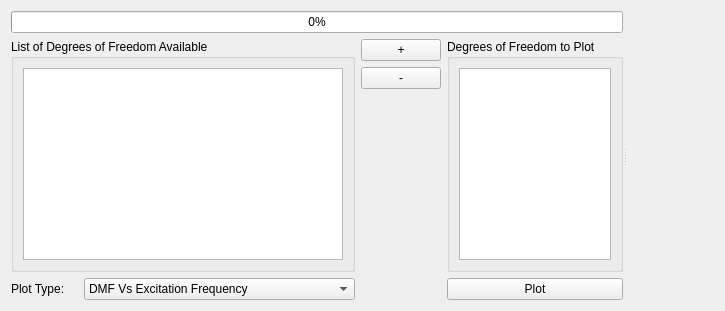
      <widget class="QWidget" name="tab_6">
       <attribute name="title">
        <string>Frequency Analysis</string>
       </attribute>
       <layout class="QGridLayout" name="gridLayout_18">
        <item row="0" column="0">
         <widget class="QSplitter" name="splitter_5">
          <property name="orientation">
           <enum>Qt::Horizontal</enum>
          </property>
          <widget class="QWidget" name="widget_5" native="true">
           <property name="sizePolicy">
            <sizepolicy hsizetype="Expanding" vsizetype="Preferred">
             <horstretch>1</horstretch>
             <verstretch>0</verstretch>
            </sizepolicy>
           </property>
           <layout class="QGridLayout" name="gridLayout_17">
            <item row="0" column="0" colspan="4">
             <widget class="QProgressBar" name="dmfProgressBar">
              <property name="value">
               <number>0</number>
              </property>
             </widget>
            </item>
            <item row="1" column="0" rowspan="3" colspan="2">
             <widget class="QGroupBox" name="groupBox_3">
              <property name="sizePolicy">
               <sizepolicy hsizetype="Preferred" vsizetype="Preferred">
                <horstretch>1</horstretch>
                <verstretch>0</verstretch>
               </sizepolicy>
              </property>
              <property name="title">
               <string>List of Degrees of Freedom Available</string>
              </property>
              <layout class="QGridLayout" name="gridLayout_19">
               <item row="0" column="0">
                <widget class="QListWidget" name="list3"/>
               </item>
              </layout>
             </widget>
            </item>
            <item row="1" column="2">
             <widget class="QPushButton" name="addToDMFPlot">
              <property name="text">
               <string>+</string>
              </property>
             </widget>
            </item>
            <item row="1" column="3" rowspan="3">
             <widget class="QGroupBox" name="groupBox_4">
              <property name="sizePolicy">
               <sizepolicy hsizetype="Preferred" vsizetype="Preferred">
                <horstretch>2</horstretch>
                <verstretch>0</verstretch>
               </sizepolicy>
              </property>
              <property name="title">
               <string>Degrees of Freedom to Plot</string>
              </property>
              <layout class="QGridLayout" name="gridLayout_20">
               <item row="0" column="0">
                <widget class="QListWidget" name="list4"/>
               </item>
              </layout>
             </widget>
            </item>
            <item row="2" column="2">
             <widget class="QPushButton" name="removeFromDMFPlot">
              <property name="text">
               <string>-</string>
              </property>
             </widget>
            </item>
            <item row="3" column="2">
             <spacer name="verticalSpacer_2">
              <property name="orientation">
               <enum>Qt::Vertical</enum>
              </property>
              <property name="sizeHint" stdset="0">
               <size>
                <width>20</width>
                <height>40</height>
               </size>
              </property>
             </spacer>
            </item>
            <item row="4" column="0">
             <widget class="QLabel" name="label_15">
              <property name="text">
               <string>Plot Type:</string>
              </property>
             </widget>
            </item>
            <item row="4" column="1">
             <widget class="QComboBox" name="dmfPlotTypeComboBox">
              <item>
               <property name="text">
                <string>DMF Vs Excitation Frequency</string>
               </property>
              </item>
              <item>
               <property name="text">
                <string>Max. Displacement Vs. Excitation Frequency</string>
               </property>
              </item>
             </widget>
            </item>
            <item row="4" column="3">
             <widget class="QPushButton" name="dmfPlotButton">
              <property name="text">
               <string>Plot</string>
              </property>
             </widget>
            </item>
           </layout>
          </widget>
          <widget class="QWidget" name="dmfWidget" native="true">
           <property name="sizePolicy">
            <sizepolicy hsizetype="Expanding" vsizetype="Preferred">
             <horstretch>1</horstretch>
             <verstretch>0</verstretch>
            </sizepolicy>
           </property>
          </widget>
         </widget>
        </item>
       </layout>
      </widget>
